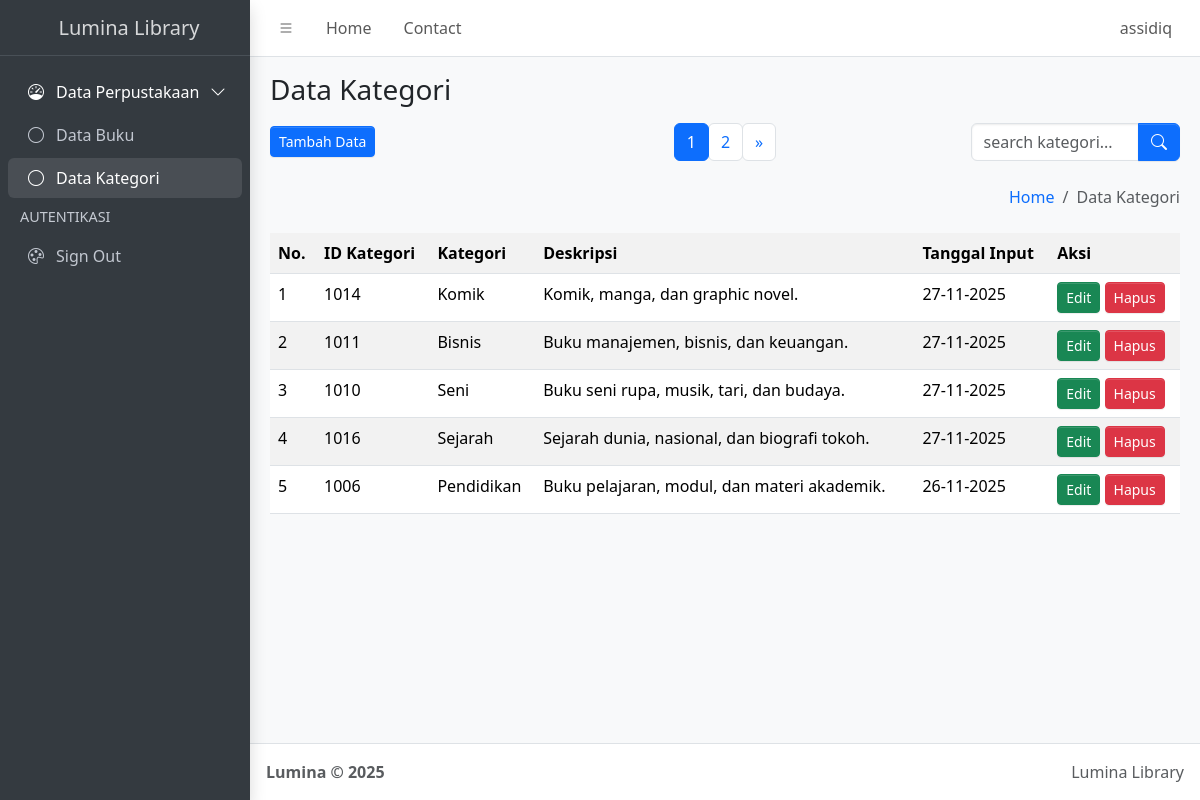
The page /index2.php (signed in) on the database its author committed.
### tables this page shows
CREATE TABLE `kategori` (
  `id_kategori` int(12) NOT NULL,
  `kategori` varchar(255) NOT NULL,
  `deskripsi` text NOT NULL,
  `tanggal_input` timestamp(6) NOT NULL DEFAULT current_timestamp(6) ON UPDATE current_timestamp(6)
);

### function.php (called while the page is built, shortened)
<?php
$conn = mysqli_connect("localhost", "root", "", "simbs");
function query($query)
{
    global $conn;
    $result = mysqli_query($conn, $query);
    $rows = [];
    while ($row = mysqli_fetch_assoc($result)) {
        $rows[] = $row;
    }
    return $rows;
}

### index2.php (the view, shortened to what this page needs)
<?php
require("function.php");
$jumlahDataPerHalaman = 5;
$keyword = isset($_GET["keyword"]) ? $_GET["keyword"] : "";
if ($keyword != "") {
  $queryHitung = "
        SELECT * FROM kategori
        WHERE
            id_kategori LIKE '%$keyword%' OR
            kategori LIKE '%$keyword%' OR
            deskripsi LIKE '%$keyword%'
    ";
} else {
  $queryHitung = "SELECT * FROM kategori";
}
$jumlahData = count(query($queryHitung));
$jumlahHalaman = ceil($jumlahData / $jumlahDataPerHalaman);
$halamanAktif = isset($_GET["halaman"]) ? $_GET["halaman"] : 1;
$awalData = ($halamanAktif - 1) * $jumlahDataPerHalaman;
if ($keyword != "") {
  $kategori = query("
        SELECT * FROM kategori
        WHERE
            id_kategori LIKE '%$keyword%' OR
            kategori LIKE '%$keyword%' OR
            deskripsi LIKE '%$keyword%'
        ORDER BY kategori.tanggal_input DESC
        LIMIT $awalData, $jumlahDataPerHalaman
    ");
} else {
  $kategori = query("
        SELECT * FROM kategori
        ORDER BY kategori.tanggal_input DESC
        LIMIT $awalData, $jumlahDataPerHalaman
    ");
}
$current_page = basename($_SERVER['PHP_SELF']);
?>
<!doctype html>
<html lang="en">
<head>
  <link
    rel="stylesheet"
    href="https://cdn.jsdelivr.net/npm/@fontsource/source-sans-3@5.0.12/index.css"
    media="print"
    onload="this.media='all'" />
  <link
    rel="stylesheet"
    href="https://cdn.jsdelivr.net/npm/overlayscrollbars@2.11.0/styles/overlayscrollbars.min.css"
 />
  <link
    rel="stylesheet"
    href="https://cdn.jsdelivr.net/npm/bootstrap-icons@1.13.1/font/bootstrap-icons.min.css"
 />
  <link rel="stylesheet" href="dist/css/adminlte.min.css" />
  <link
    rel="stylesheet"
    href="https://cdn.jsdelivr.net/npm/apexcharts@3.37.1/dist/apexcharts.css"
 />
  <link
    rel="stylesheet"
    href="https://cdn.jsdelivr.net/npm/jsvectormap@1.5.3/dist/css/jsvectormap.min.css"
 />
</head>
<body class="layout-fixed sidebar-expand-lg bg-body-tertiary">
  <div class="app-wrapper">
    <nav class="app-header navbar navbar-expand bg-body">
      <div class="container-fluid">
        <ul class="navbar-nav">
          <li class="nav-item">
            <a class="nav-link" data-lte-toggle="sidebar" href="#" role="button">
              <i class="bi bi-list"></i>
            </a>
          </li>
          <li class="nav-item d-none d-md-block">
            <a href="#" class="nav-link">Home</a>
          </li>
          <li class="nav-item d-none d-md-block">
            <a href="https://www.instagram.com/assidiqla?igsh=emx3Nmw4eHplbW9m" class="nav-link">Contact</a>
          </li>
        </ul>
        <ul class="navbar-nav ms-auto">
          <li class="nav-item dropdown user-menu">
            <a href="#" class="nav-link dropdown-toggle" data-bs-toggle="dropdown">
              <span class="d-none d-md-inline"><?= htmlspecialchars($_SESSION['username']); ?></span>
            </a>
          </li>
        </ul>
      </div>
    </nav>
    <aside class="app-sidebar bg-body-secondary shadow" data-bs-theme="dark">
      <div class="sidebar-brand">
        <a href="index.php" class="brand-link">
          <span class="brand-text fw-light">Lumina Library</span>
        </a>
      </div>
      <div class="sidebar-wrapper">
        <nav class="mt-2">
          <ul
            class="nav sidebar-menu flex-column"
            data-lte-toggle="treeview"
            role="navigation"
            aria-label="Main navigation"
            data-accordion="false"
            id="navigation">
            <li class="nav-item menu-open">
              <a href="#" class="nav-link active">
                <i class="nav-icon bi bi-speedometer"></i>
                <p>
                  Data Perpustakaan
                </p>
              </a>
              <ul class="nav nav-treeview">
                <li class="nav-item">
                  <a href="./index.php"
                    class="nav-link <?= ($current_page == 'index.php') ? 'active' : '' ?>">
                    <i class="nav-icon bi bi-circle"></i>
                    <p>Data Buku</p>
                  </a>
                </li>
                <li class="nav-item">
                  <a href="./index2.php"
                    class="nav-link <?= ($current_page == 'index2.php') ? 'active' : '' ?>">
                    <i class="nav-icon bi bi-circle"></i>
                    <p>Data Kategori</p>
                  </a>
                </li>
              </ul>
            </li>
            <li class="nav-header">AUTENTIKASI</li>
            <li class="nav-item">
              <a href="logout.php" class="nav-link">
                <i class="nav-icon bi bi-palette"></i>
                <p>Sign Out</p>
              </a>
            </li>
          </ul>
        </nav>
      </div>
    </aside>
    <main class="app-main">
      <div class="app-content-header">
        <div class="container-fluid">
          <div class="row">
            <div class="col-12">
              <h3 class="mb-3">Data Kategori</h3>
            </div>
          </div>
          <div class="row align-items-center">
            <div class="col-md-3">
              <a href="tambah_data2.php">
                <button class="btn-sm btn btn-primary">Tambah Data</button>
              </a>
            </div>
            <div class="col-md-6 d-flex justify-content-center">
              <nav aria-label="Page navigation example">
                <ul class="pagination mb-0">
                  <?php for ($i = 1; $i <= $jumlahHalaman; $i++) : ?>
                    <li class="page-item <?= ($i == $halamanAktif) ? 'active' : '' ?>">
                      <a class="page-link" href="?halaman=<?= $i; ?>"><?= $i; ?></a>
                    </li>
                  <?php endfor; ?>
                  <?php if ($halamanAktif < $jumlahHalaman) : ?>
                    <li class="page-item">
                      <a class="page-link" href="?halaman=<?= $halamanAktif + 1; ?>">&raquo;</a>
                    </li>
                  <?php endif; ?>
                </ul>
              </nav>
            </div>
            <div class="col-md-3">
              <form method="get">
                <div class="input-group">
                  <input
                    type="text"
                    class="form-control"
                    name="keyword"
                    placeholder="search kategori...">
                  <button class="btn btn-primary" type="submit">
                    <i class="bi bi-search"></i>
                  </button>
                </div>
              </form>
            </div>
          </div>
          <div class="row mt-3">
            <div class="col-sm-12 d-flex justify-content-end">
              <ol class="breadcrumb">
                <li class="breadcrumb-item"><a href="#">Home</a></li>
                <li class="breadcrumb-item active" aria-current="page">Data Kategori</li>
              </ol>
            </div>
          </div>
        </div>
      </div>
      <div class="app-content">
        <div class="container-fluid">
          <div class="row">
            <div class="col">
              <table class="table table-striped table-hover">
                <tr>
                  <th>No.</th>
                  <th>ID Kategori</th>
                  <th>Kategori</th>
                  <th>Deskripsi</th>
                  <th>Tanggal Input</th>
                  <th>Aksi</th>
                </tr>
                <?php $i = 1; ?>
                <?php foreach ($kategori as $row) : ?>
                  <tr>
                    <td><?= $i; ?></td>
                    <td><?= $row["id_kategori"]; ?></td>
                    <td><?= $row["kategori"]; ?></td>
                    <td><?= $row["deskripsi"]; ?></td>
                    <td><?= date('d-m-Y', strtotime($row["tanggal_input"])); ?></td>
                    <td>
                      <a href="ubah_data2.php?id_kategori=<?= $row["id_kategori"]; ?>" class="btn-sm btn btn-success">Edit</a>
                      <a href="hapus_data2.php?id_kategori=<?= $row["id_kategori"]; ?>"
                        class="btn-sm btn btn-danger"
                        onclick="return confirm('Yakin ingin menghapus data ini?');">
                        Hapus
                      </a>
                    </td>
                  </tr>
                  <?php $i++; ?>
                <?php endforeach; ?>
              </table>
            </div>
          </div>
        </div>
      </div>
    </main>
    <footer class="app-footer">
      <div class="float-end d-none d-sm-inline">Lumina Library</div>
      <strong>
        Lumina &copy; 2025&nbsp;
      </strong>
    </footer>
  </div>
</body>
</html>

### rows shown on the page
kategori: id_kategori "1014", kategori "Komik", deskripsi "Komik, manga, dan graphic novel.", tanggal_input "27-11-2025"
kategori: id_kategori "1011", kategori "Bisnis", deskripsi "Buku manajemen, bisnis, dan keuangan.", tanggal_input "27-11-2025"
kategori: id_kategori "1010", kategori "Seni", deskripsi "Buku seni rupa, musik, tari, dan budaya.", tanggal_input "27-11-2025"
kategori: id_kategori "1016", kategori "Sejarah", deskripsi "Sejarah dunia, nasional, dan biografi tokoh.", tanggal_input "27-11-2025"
kategori: id_kategori "1006", kategori "Pendidikan", deskripsi "Buku pelajaran, modul, dan materi akademik.", tanggal_input "26-11-2025"

### other values the page prints
$_SESSION['username'] "assidiq"
